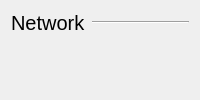
           <widget class="QWidget" name="page_14">
            <layout class="QVBoxLayout" name="verticalLayout_8">
             <item>
              <widget class="QFrame" name="startupHeader_4">
               <property name="frameShape">
                <enum>QFrame::NoFrame</enum>
               </property>
               <property name="frameShadow">
                <enum>QFrame::Raised</enum>
               </property>
               <layout class="QHBoxLayout" name="horizontalLayout_28">
                <property name="leftMargin">
                 <number>0</number>
                </property>
                <property name="topMargin">
                 <number>0</number>
                </property>
                <property name="rightMargin">
                 <number>0</number>
                </property>
                <property name="bottomMargin">
                 <number>0</number>
                </property>
                <item>
                 <widget class="QLabel" name="startupLabel_4">
                  <property name="font">
                   <font>
                    <pointsize>15</pointsize>
                   </font>
                  </property>
                  <property name="text">
                   <string>Network</string>
                  </property>
                 </widget>
                </item>
                <item>
                 <widget class="Line" name="startupLine_4">
                  <property name="sizePolicy">
                   <sizepolicy hsizetype="Expanding" vsizetype="Fixed">
                    <horstretch>0</horstretch>
                    <verstretch>0</verstretch>
                   </sizepolicy>
                  </property>
                  <property name="orientation">
                   <enum>Qt::Horizontal</enum>
                  </property>
                 </widget>
                </item>
               </layout>
              </widget>
             </item>
             <item>
              <layout class="QVBoxLayout" name="verticalLayout_13">
               <property name="leftMargin">
                <number>9</number>
               </property>
               <property name="topMargin">
                <number>9</number>
               </property>
               <property name="rightMargin">
                <number>9</number>
               </property>
               <property name="bottomMargin">
                <number>9</number>
               </property>
               <item>
                <widget class="NetworkWidget" name="widget" native="true">
                 <property name="sizePolicy">
                  <sizepolicy hsizetype="Preferred" vsizetype="Expanding">
                   <horstretch>0</horstretch>
                   <verstretch>0</verstretch>
                  </sizepolicy>
                 </property>
                </widget>
               </item>
              </layout>
             </item>
            </layout>
           </widget>
